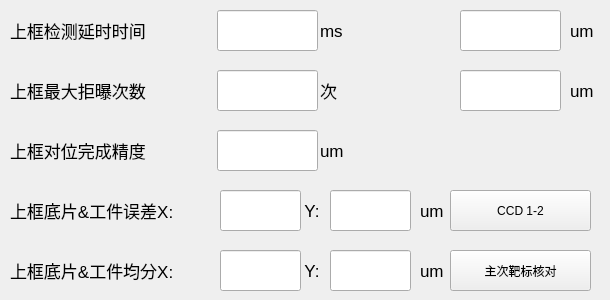
   <widget class="QWidget" name="page_upccd2">
    <widget class="QLabel" name="label_up_dwjingduunit_2">
     <property name="geometry">
      <rect>
       <x>320</x>
       <y>130</y>
       <width>31</width>
       <height>41</height>
      </rect>
     </property>
     <property name="font">
      <font>
       <pointsize>13</pointsize>
      </font>
     </property>
     <property name="text">
      <string>um</string>
     </property>
    </widget>
    <widget class="QLabel" name="label_up_checkdelay_2">
     <property name="geometry">
      <rect>
       <x>10</x>
       <y>10</y>
       <width>201</width>
       <height>41</height>
      </rect>
     </property>
     <property name="font">
      <font>
       <pointsize>13</pointsize>
      </font>
     </property>
     <property name="text">
      <string>&lt;!DOCTYPE HTML PUBLIC &quot;-//W3C//DTD HTML 4.0//EN&quot; &quot;http://www.w3.org/TR/REC-html40/strict.dtd&quot;&gt;
&lt;html&gt;&lt;head&gt;&lt;meta name=&quot;qrichtext&quot; content=&quot;1&quot; /&gt;&lt;style type=&quot;text/css&quot;&gt;
p, li { white-space: pre-wrap; }
&lt;/style&gt;&lt;/head&gt;&lt;body style=&quot; font-family:'Sans Serif'; font-size:13pt; font-weight:400; font-style:normal;&quot;&gt;
&lt;p style=&quot; margin-top:0px; margin-bottom:0px; margin-left:0px; margin-right:0px; -qt-block-indent:0; text-indent:0px;&quot;&gt;&lt;img src=&quot;:/images/image/down_arrow.ico&quot; /&gt;上框检测延时时间&lt;/p&gt;&lt;/body&gt;&lt;/html&gt;</string>
     </property>
    </widget>
    <widget class="QLabel" name="label_up_dperroryunit_2">
     <property name="geometry">
      <rect>
       <x>420</x>
       <y>190</y>
       <width>31</width>
       <height>41</height>
      </rect>
     </property>
     <property name="font">
      <font>
       <pointsize>13</pointsize>
      </font>
     </property>
     <property name="text">
      <string>um</string>
     </property>
    </widget>
    <widget class="QLabel" name="label_up_maxjb_2">
     <property name="geometry">
      <rect>
       <x>10</x>
       <y>70</y>
       <width>201</width>
       <height>41</height>
      </rect>
     </property>
     <property name="font">
      <font>
       <pointsize>13</pointsize>
      </font>
     </property>
     <property name="text">
      <string>&lt;!DOCTYPE HTML PUBLIC &quot;-//W3C//DTD HTML 4.0//EN&quot; &quot;http://www.w3.org/TR/REC-html40/strict.dtd&quot;&gt;
&lt;html&gt;&lt;head&gt;&lt;meta name=&quot;qrichtext&quot; content=&quot;1&quot; /&gt;&lt;style type=&quot;text/css&quot;&gt;
p, li { white-space: pre-wrap; }
&lt;/style&gt;&lt;/head&gt;&lt;body style=&quot; font-family:'Sans Serif'; font-size:13pt; font-weight:400; font-style:normal;&quot;&gt;
&lt;p style=&quot; margin-top:0px; margin-bottom:0px; margin-left:0px; margin-right:0px; -qt-block-indent:0; text-indent:0px;&quot;&gt;&lt;img src=&quot;:/images/image/down_arrow.ico&quot; /&gt;上框最大拒曝次数&lt;/p&gt;&lt;/body&gt;&lt;/html&gt;</string>
     </property>
    </widget>
    <widget class="QPushButton" name="btn_up_ccd1234_2">
     <property name="geometry">
      <rect>
       <x>450</x>
       <y>190</y>
       <width>141</width>
       <height>41</height>
      </rect>
     </property>
     <property name="focusPolicy">
      <enum>Qt::NoFocus</enum>
     </property>
     <property name="text">
      <string>CCD 1-2</string>
     </property>
    </widget>
    <widget class="QLineEdit" name="lineEdit_up_dwjingdu_2">
     <property name="geometry">
      <rect>
       <x>217</x>
       <y>130</y>
       <width>101</width>
       <height>41</height>
      </rect>
     </property>
    </widget>
    <widget class="QLabel" name="label_up_dpdivx_2">
     <property name="geometry">
      <rect>
       <x>10</x>
       <y>250</y>
       <width>201</width>
       <height>41</height>
      </rect>
     </property>
     <property name="font">
      <font>
       <pointsize>13</pointsize>
      </font>
     </property>
     <property name="text">
      <string>&lt;!DOCTYPE HTML PUBLIC &quot;-//W3C//DTD HTML 4.0//EN&quot; &quot;http://www.w3.org/TR/REC-html40/strict.dtd&quot;&gt;
&lt;html&gt;&lt;head&gt;&lt;meta name=&quot;qrichtext&quot; content=&quot;1&quot; /&gt;&lt;style type=&quot;text/css&quot;&gt;
p, li { white-space: pre-wrap; }
&lt;/style&gt;&lt;/head&gt;&lt;body style=&quot; font-family:'Sans Serif'; font-size:13pt; font-weight:400; font-style:normal;&quot;&gt;
&lt;p style=&quot; margin-top:0px; margin-bottom:0px; margin-left:0px; margin-right:0px; -qt-block-indent:0; text-indent:0px;&quot;&gt;&lt;img src=&quot;:/images/image/down_arrow.ico&quot; /&gt;上框底片&amp;amp;工件均分X:&lt;/p&gt;&lt;/body&gt;&lt;/html&gt;</string>
     </property>
    </widget>
    <widget class="QLabel" name="label_up_fiimdia_2">
     <property name="geometry">
      <rect>
       <x>400</x>
       <y>10</y>
       <width>51</width>
       <height>41</height>
      </rect>
     </property>
     <property name="font">
      <font>
       <pointsize>13</pointsize>
      </font>
     </property>
     <property name="text">
      <string/>
     </property>
     <property name="pixmap">
      <pixmap resource="../res.qrc">:/images/image/black_white.png</pixmap>
     </property>
     <property name="scaledContents">
      <bool>true</bool>
     </property>
    </widget>
    <widget class="QLabel" name="label_up_boarddia_2">
     <property name="geometry">
      <rect>
       <x>400</x>
       <y>70</y>
       <width>51</width>
       <height>41</height>
      </rect>
     </property>
     <property name="font">
      <font>
       <pointsize>13</pointsize>
      </font>
     </property>
     <property name="text">
      <string/>
     </property>
     <property name="pixmap">
      <pixmap resource="../res.qrc">:/images/image/white_black.png</pixmap>
     </property>
     <property name="scaledContents">
      <bool>true</bool>
     </property>
    </widget>
    <widget class="QLabel" name="label_up_dwjingdu_2">
     <property name="geometry">
      <rect>
       <x>10</x>
       <y>130</y>
       <width>201</width>
       <height>41</height>
      </rect>
     </property>
     <property name="font">
      <font>
       <pointsize>13</pointsize>
      </font>
     </property>
     <property name="text">
      <string>&lt;!DOCTYPE HTML PUBLIC &quot;-//W3C//DTD HTML 4.0//EN&quot; &quot;http://www.w3.org/TR/REC-html40/strict.dtd&quot;&gt;
&lt;html&gt;&lt;head&gt;&lt;meta name=&quot;qrichtext&quot; content=&quot;1&quot; /&gt;&lt;style type=&quot;text/css&quot;&gt;
p, li { white-space: pre-wrap; }
&lt;/style&gt;&lt;/head&gt;&lt;body style=&quot; font-family:'Sans Serif'; font-size:13pt; font-weight:400; font-style:normal;&quot;&gt;
&lt;p style=&quot; margin-top:0px; margin-bottom:0px; margin-left:0px; margin-right:0px; -qt-block-indent:0; text-indent:0px;&quot;&gt;&lt;img src=&quot;:/images/image/down_arrow.ico&quot; /&gt;上框对位完成精度&lt;/p&gt;&lt;/body&gt;&lt;/html&gt;</string>
     </property>
    </widget>
    <widget class="QLabel" name="label_up_dpdivyunit_2">
     <property name="geometry">
      <rect>
       <x>420</x>
       <y>250</y>
       <width>31</width>
       <height>41</height>
      </rect>
     </property>
     <property name="font">
      <font>
       <pointsize>13</pointsize>
      </font>
     </property>
     <property name="text">
      <string>um</string>
     </property>
    </widget>
    <widget class="QLabel" name="label_up_dperrorx_2">
     <property name="geometry">
      <rect>
       <x>10</x>
       <y>190</y>
       <width>201</width>
       <height>41</height>
      </rect>
     </property>
     <property name="font">
      <font>
       <pointsize>13</pointsize>
      </font>
     </property>
     <property name="text">
      <string>&lt;!DOCTYPE HTML PUBLIC &quot;-//W3C//DTD HTML 4.0//EN&quot; &quot;http://www.w3.org/TR/REC-html40/strict.dtd&quot;&gt;
&lt;html&gt;&lt;head&gt;&lt;meta name=&quot;qrichtext&quot; content=&quot;1&quot; /&gt;&lt;style type=&quot;text/css&quot;&gt;
p, li { white-space: pre-wrap; }
&lt;/style&gt;&lt;/head&gt;&lt;body style=&quot; font-family:'Sans Serif'; font-size:13pt; font-weight:400; font-style:normal;&quot;&gt;
&lt;p style=&quot; margin-top:0px; margin-bottom:0px; margin-left:0px; margin-right:0px; -qt-block-indent:0; text-indent:0px;&quot;&gt;&lt;img src=&quot;:/images/image/down_arrow.ico&quot; /&gt;上框底片&amp;amp;工件误差X:&lt;/p&gt;&lt;/body&gt;&lt;/html&gt;</string>
     </property>
    </widget>
    <widget class="QLabel" name="label_up_dperrory_2">
     <property name="geometry">
      <rect>
       <x>300</x>
       <y>190</y>
       <width>21</width>
       <height>41</height>
      </rect>
     </property>
     <property name="font">
      <font>
       <pointsize>13</pointsize>
      </font>
     </property>
     <property name="text">
      <string> Y:</string>
     </property>
    </widget>
    <widget class="QLabel" name="label_up_checkdelayunit_2">
     <property name="geometry">
      <rect>
       <x>320</x>
       <y>10</y>
       <width>31</width>
       <height>41</height>
      </rect>
     </property>
     <property name="font">
      <font>
       <pointsize>13</pointsize>
      </font>
     </property>
     <property name="text">
      <string>ms</string>
     </property>
    </widget>
    <widget class="QLineEdit" name="lineEdit_up_dperrorx_2">
     <property name="geometry">
      <rect>
       <x>220</x>
       <y>190</y>
       <width>81</width>
       <height>41</height>
      </rect>
     </property>
    </widget>
    <widget class="QLabel" name="label_up_dpdivy_2">
     <property name="geometry">
      <rect>
       <x>300</x>
       <y>250</y>
       <width>31</width>
       <height>41</height>
      </rect>
     </property>
     <property name="font">
      <font>
       <pointsize>13</pointsize>
      </font>
     </property>
     <property name="text">
      <string> Y:</string>
     </property>
    </widget>
    <widget class="QLineEdit" name="lineEdit_up_checkdelay_2">
     <property name="geometry">
      <rect>
       <x>217</x>
       <y>10</y>
       <width>101</width>
       <height>41</height>
      </rect>
     </property>
    </widget>
    <widget class="QPushButton" name="btn_up_checkallmarks_2">
     <property name="geometry">
      <rect>
       <x>450</x>
       <y>250</y>
       <width>141</width>
       <height>41</height>
      </rect>
     </property>
     <property name="focusPolicy">
      <enum>Qt::NoFocus</enum>
     </property>
     <property name="text">
      <string>主次靶标核对</string>
     </property>
    </widget>
    <widget class="QLabel" name="label_up_filmdiaunit_2">
     <property name="geometry">
      <rect>
       <x>570</x>
       <y>10</y>
       <width>31</width>
       <height>41</height>
      </rect>
     </property>
     <property name="font">
      <font>
       <pointsize>13</pointsize>
      </font>
     </property>
     <property name="text">
      <string>um</string>
     </property>
    </widget>
    <widget class="QLineEdit" name="lineEdit_up_boarddia_2">
     <property name="geometry">
      <rect>
       <x>460</x>
       <y>70</y>
       <width>101</width>
       <height>41</height>
      </rect>
     </property>
    </widget>
    <widget class="QLineEdit" name="lineEdit_up_filmdia_2">
     <property name="geometry">
      <rect>
       <x>460</x>
       <y>10</y>
       <width>101</width>
       <height>41</height>
      </rect>
     </property>
    </widget>
    <widget class="QLineEdit" name="lineEdit_up_dpdivx_2">
     <property name="geometry">
      <rect>
       <x>220</x>
       <y>250</y>
       <width>81</width>
       <height>41</height>
      </rect>
     </property>
    </widget>
    <widget class="QLabel" name="label_up_maxjbunit_2">
     <property name="geometry">
      <rect>
       <x>320</x>
       <y>70</y>
       <width>31</width>
       <height>41</height>
      </rect>
     </property>
     <property name="font">
      <font>
       <pointsize>13</pointsize>
      </font>
     </property>
     <property name="text">
      <string>次</string>
     </property>
    </widget>
    <widget class="QLineEdit" name="lineEdit_up_dpdivy_2">
     <property name="geometry">
      <rect>
       <x>330</x>
       <y>250</y>
       <width>81</width>
       <height>41</height>
      </rect>
     </property>
    </widget>
    <widget class="QLabel" name="label_up_boarddiaunit_2">
     <property name="geometry">
      <rect>
       <x>570</x>
       <y>70</y>
       <width>31</width>
       <height>41</height>
      </rect>
     </property>
     <property name="font">
      <font>
       <pointsize>13</pointsize>
      </font>
     </property>
     <property name="text">
      <string>um</string>
     </property>
    </widget>
    <widget class="QLineEdit" name="lineEdit_up_dperrory_2">
     <property name="geometry">
      <rect>
       <x>330</x>
       <y>190</y>
       <width>81</width>
       <height>41</height>
      </rect>
     </property>
    </widget>
    <widget class="QLineEdit" name="lineEdit_up_maxjb_2">
     <property name="geometry">
      <rect>
       <x>217</x>
       <y>70</y>
       <width>101</width>
       <height>41</height>
      </rect>
     </property>
    </widget>
    <widget class="QLabel" name="label_image_11">
     <property name="geometry">
      <rect>
       <x>450</x>
       <y>190</y>
       <width>21</width>
       <height>41</height>
      </rect>
     </property>
     <property name="text">
      <string>&lt;!DOCTYPE HTML PUBLIC &quot;-//W3C//DTD HTML 4.0//EN&quot; &quot;http://www.w3.org/TR/REC-html40/strict.dtd&quot;&gt;
&lt;html&gt;&lt;head&gt;&lt;meta name=&quot;qrichtext&quot; content=&quot;1&quot; /&gt;&lt;style type=&quot;text/css&quot;&gt;
p, li { white-space: pre-wrap; }
&lt;/style&gt;&lt;/head&gt;&lt;body style=&quot; font-family:'Sans Serif'; font-size:13pt; font-weight:400; font-style:normal;&quot;&gt;
&lt;p style=&quot; margin-top:0px; margin-bottom:0px; margin-left:0px; margin-right:0px; -qt-block-indent:0; text-indent:0px;&quot;&gt;&lt;img src=&quot;:/images/image/down_arrow.ico&quot; /&gt;&lt;/p&gt;&lt;/body&gt;&lt;/html&gt;</string>
     </property>
    </widget>
    <widget class="QLabel" name="label_image_12">
     <property name="geometry">
      <rect>
       <x>450</x>
       <y>250</y>
       <width>21</width>
       <height>41</height>
      </rect>
     </property>
     <property name="text">
      <string>&lt;!DOCTYPE HTML PUBLIC &quot;-//W3C//DTD HTML 4.0//EN&quot; &quot;http://www.w3.org/TR/REC-html40/strict.dtd&quot;&gt;
&lt;html&gt;&lt;head&gt;&lt;meta name=&quot;qrichtext&quot; content=&quot;1&quot; /&gt;&lt;style type=&quot;text/css&quot;&gt;
p, li { white-space: pre-wrap; }
&lt;/style&gt;&lt;/head&gt;&lt;body style=&quot; font-family:'Sans Serif'; font-size:13pt; font-weight:400; font-style:normal;&quot;&gt;
&lt;p style=&quot; margin-top:0px; margin-bottom:0px; margin-left:0px; margin-right:0px; -qt-block-indent:0; text-indent:0px;&quot;&gt;&lt;img src=&quot;:/images/image/down_arrow.ico&quot; /&gt;&lt;/p&gt;&lt;/body&gt;&lt;/html&gt;</string>
     </property>
    </widget>
   </widget>
